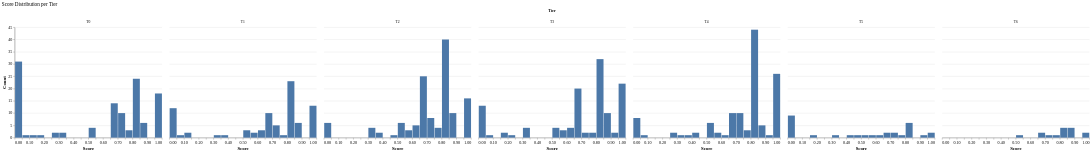

Here is the Vega-Lite specification saved for this chart:
### Vega-Lite specification from a JSON file in a GitHub repository (floating-point values rounded to 4 significant figures; data arrays with more than 128 entries replaced by an {"elided": "..."} marker saying what was removed)
{"config": {"font": "serif", "axis": {"labelFontSize": 11, "titleFontSize": 13, "gridColor": "#e0e0e0", "domainColor": "#333333"}, "legend": {"labelFontSize": 11, "titleFontSize": 12}, "title": {"fontSize": 14, "anchor": "start", "fontWeight": "normal"}, "view": {"stroke": null, "continuousWidth": 400, "continuousHeight": 300}, "mark": {"tooltip": true}}, "data": {"name": "data-abea54f84c1c7d05db13bd3ea4c0304a"}, "facet": {"column": {"field": "tier", "sort": ["T0", "T1", "T2", "T3", "T4", "T5", "T6"], "title": "Tier", "type": "nominal"}}, "spec": {"mark": {"type": "bar"}, "encoding": {"x": {"bin": {"step": 0.05}, "field": "score", "title": "Score", "type": "quantitative"}, "y": {"aggregate": "count", "title": "Count", "type": "quantitative"}}}, "title": "Score Distribution per Tier", "$schema": "https://vega.github.io/schema/vega-lite/v6.1.0.json", "datasets": {"data-abea54f84c1c7d05db13bd3ea4c0304a": {"elided": "620 records"}}}
